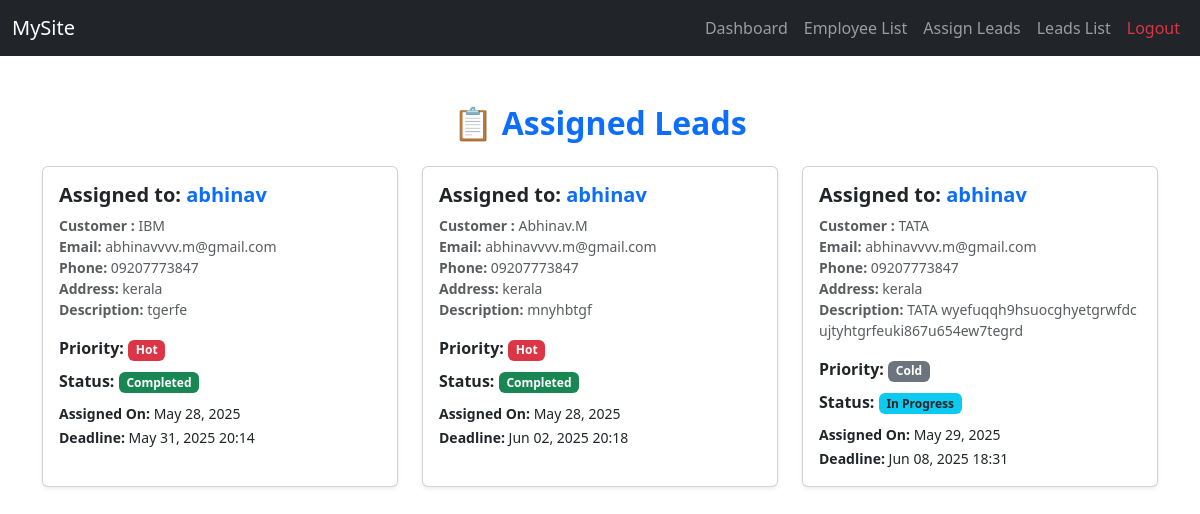
Page /manager/leads/list/ on the committed database.
### app/models.py (models this page shows)
class Leads(models.Model):
    Priority_choice = (
        ('Hot', 'Hot'),
        ('Warm', 'Warm'),
        ('Cold', 'Cold'),
    )
    status_choice = (
        ('Not Accepted', 'Not Accepted'),
        ('In Progress', 'In Progress'),
        ('Completed', 'Completed'),
    )
    name = models.CharField(max_length=100)
    email = models.EmailField(max_length=100,null=True, blank=True)
    phone = models.CharField(max_length=15, null=True, blank=True)
    address = models.CharField(null=True, blank=True, max_length=255)
    description = models.TextField()
    Priority = models.CharField(max_length=50, choices=Priority_choice, default='Hot')
    status=models.CharField(max_length=50, choices=status_choice, default='Not Accepted')
    assigned_on = models.DateField(auto_now_add=True)
    deadline = models.DateTimeField(null=True, blank=True)
    assigned_to = models.ForeignKey(Employee, on_delete=models.CASCADE, related_name='leads')

class Employee(models.Model):
    username=models.CharField(max_length=100)
    password=models.CharField(max_length=100)
    phone=models.CharField(max_length=15)
    desigination_choice = (
        ('Manager', 'Manager'),
        ('Developer', 'Developer'),
        ('Designer', 'Designer'),
        ('Digital Marketing', 'Digital Marketing'),
        ('Telicaller', 'TeliCaller'),
        ("Admin", 'Admin'),
    )
    designation = models.CharField(max_length=50, choices=desigination_choice,default="Manager")
    def __str__(self):
        return self.username

### app/views.py (the view)
# urls.py: path("manager/leads/list/",views.manager_leads_list,name="manager_leads_list"),
def manager_leads_list(request):
    leads=Leads.objects.all()
    return render(request,"manager_leads_list.html",{"leads":leads})

### app/templates/manager_leads_list.html
{% extends 'base.html' %}
{% block content %}
<div class="container mt-5">
    <h2 class="text-center text-primary fw-bold mb-4">📋 Assigned Leads</h2>
    <div class="row g-4">
        {% for lead in leads %}
        <div class="col-md-6 col-lg-4">
            <div class="card shadow-sm h-100">
                <div class="card-body d-flex flex-column justify-content-between">
                    <div>
                        <h5 class="card-title text-primary fw-semibold"><span class="text-dark">Assigned to:</span> {{ lead.assigned_to }}</h5>
                        <ul class="list-unstyled small text-muted mb-3">
                            <li><strong>Customer :</strong> {{ lead.name|default:"N/A" }}</li>
                            <li><strong>Email:</strong> {{ lead.email|default:"N/A" }}</li>
                            <li><strong>Phone:</strong> {{ lead.phone|default:"N/A" }}</li>
                            <li><strong>Address:</strong> {{ lead.address|default:"N/A" }}</li>
                            <li><strong>Description:</strong> {{ lead.description }}</li>
                        </ul>
                        <div class="mb-2">
                            <strong>Priority:</strong>
                            <span class="badge
                                {% if lead.Priority == 'Hot' %} bg-danger
                                {% elif lead.Priority == 'Warm' %} bg-warning text-dark
                                {% else %} bg-secondary {% endif %}">
                                {{ lead.Priority }}
                            </span>
                        </div>
                        <div class="mb-2">
                            <strong>Status:</strong>
                            <span class="badge
                                {% if lead.status == 'Not Accepted' %} bg-secondary
                                {% elif lead.status == 'In Progress' %} bg-info text-dark
                                {% elif lead.status == 'Completed' %} bg-success {% endif %}">
                                {{ lead.status }}
                            </span>
                        </div>
                        <div class="mt-2">
                            <small><strong>Assigned On:</strong> {{ lead.assigned_on|date:"M d, Y" }}</small><br>
                            <small><strong>Deadline:</strong> {{ lead.deadline|date:"M d, Y H:i" }}</small>
                        </div>
                    </div>
                </div>
            </div>
        </div>
        {% empty %}
        <div class="col-12 text-center mt-5">
            <p class="lead text-muted">No leads found.</p>
        </div>
        {% endfor %}
    </div>
</div>
{% endblock %}

### app/templates/base.html (shortened to what this page needs)
<!DOCTYPE html>
{% load static %}
<html lang="en">
<head>
    <link href="https://cdn.jsdelivr.net/npm/bootstrap@5.3.3/dist/css/bootstrap.min.css" rel="stylesheet">
    <link rel="stylesheet"href="https://cdnjs.cloudflare.com/ajax/libs/font-awesome/6.5.0/css/all.min.css"integrity="sha512-1L2smkM0+gZtZHg6K1RbBMw9i/NWArFfYDZAYw7LlZlJm3cD3R20SFRkKHqBkA2B1APgYmKnmPRT0E8oBoXu1g=="crossorigin="anonymous"referrerpolicy="no-referrer"/>
</head>
<body>
    <nav class="navbar navbar-expand-lg navbar-dark bg-dark">
        <div class="container-fluid">
            <a class="navbar-brand" href="{% url 'manager_dashboard' %}">MySite</a>
            <div class="collapse navbar-collapse" id="navbarNav">
                <ul class="navbar-nav ms-auto">
                    <li class="nav-item">
                        <a class="nav-link" href="{% url 'manager_dashboard' %}">Dashboard</a>
                    </li>
                    <li class="nav-item">
                        <a class="nav-link" href="{% url 'manager_create_employees' %}">Employee List</a>
                    </li>
                   <li class="nav-item">
                        <a class="nav-link" href="{% url 'manager_create_leads' %}">Assign Leads</a>
                    </li>
                    <li class="nav-item">
                        <a class="nav-link" href="{% url 'manager_leads_list' %}">Leads List</a>
                    </li>
                    <li class="nav-item">
                        <a class="nav-link text-danger" href="{% url 'manager_logout' %}">Logout</a>
                    </li>
                </ul>
            </div>
        </div>
    </nav>
{% block content %}
{% endblock %}
</body>
</html>

### rows in the picture
Leads: assigned_to "abhinav", name "IBM", email "abhinavvvv.m@gmail.com", phone "09207773847", address "kerala", description "tgerfe", Priority "Hot", status "Completed", assigned_on "May 28, 2025", deadline "May 31, 2025 20:14"
Leads: assigned_to "abhinav", name "Abhinav.M", email "abhinavvvv.m@gmail.com", phone "09207773847", address "kerala", description "mnyhbtgf", Priority "Hot", status "Completed", assigned_on "May 28, 2025", deadline "Jun 02, 2025 20:18"
Leads: assigned_to "abhinav", name "TATA", email "abhinavvvv.m@gmail.com", phone "09207773847", address "kerala", description "TATA wyefuqqh9hsuocghyetgrwfdc ujtyhtgrfeuki867u654ew7tegrd", Priority "Cold", status "In Progress", assigned_on "May 29, 2025", deadline "Jun 08, 2025 18:31"
